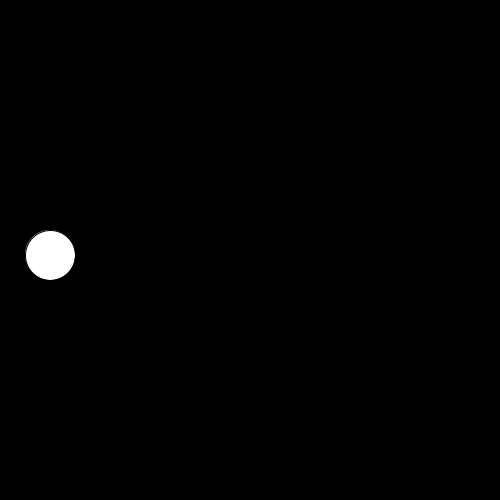
Frame 1 (no input)
Frame 60 (the mouse pressed at the canvas centre just before this capture): identical to frame 1, image omitted
Frame 120 (the mouse held since frame 60 and released just before this capture): identical to frame 1, image omitted

The Processing sketch that drew this single still picture (run headless with seeded random() and noise(); from frame 60 on, the mouse is pressed at the canvas centre):

// Processing sketch: processing_184392
// ── processing_184392.pde

void setup () 
{
  size(500, 500);
}
void draw () { 
  if (mouseY > height/2) {
    background (255);
  } 
  else { 
    background (0) ;
  }
  ellipse (50, 255, 50, 50);
}
